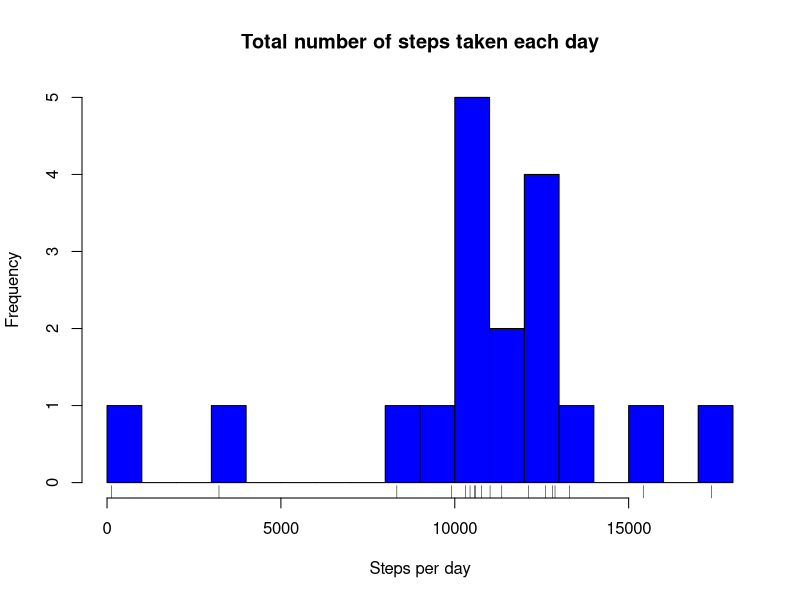
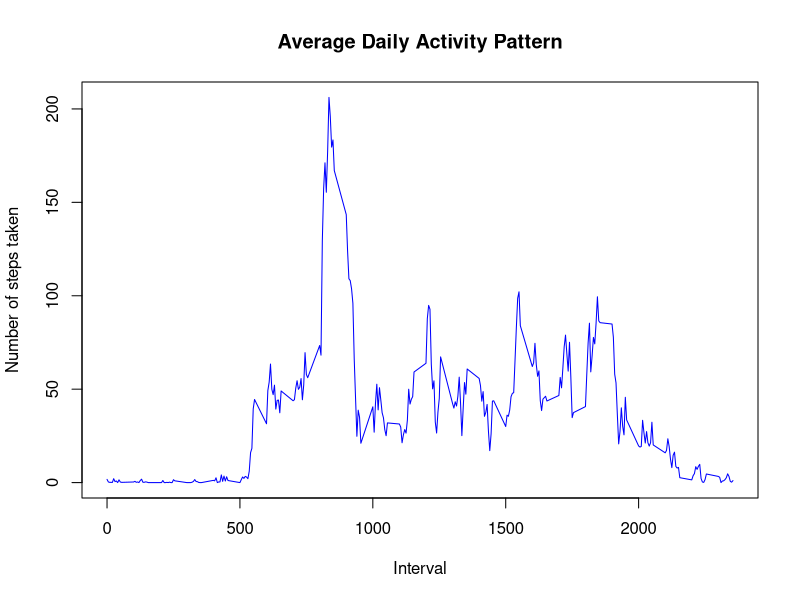
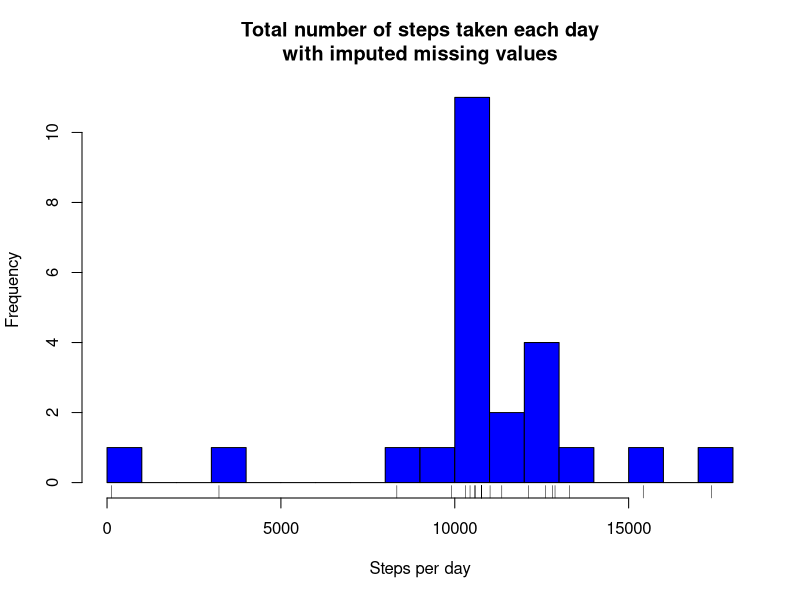
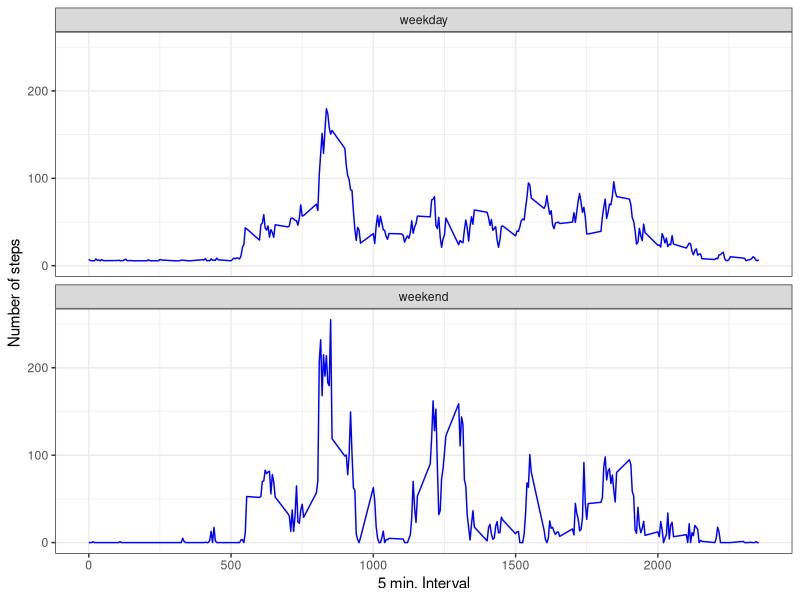

The R script that drew these images, in order:
# installing packages
install.packages("knitr")
library(knitr)

install.packages("dplyr")
library(dplyr)

install.packages("ggplot2")
library(ggplot2)

opts_chunk$set(echo = TRUE)

# creating work directory
setwd("F:/Desktop backup 19-03-2021/Research-assessmt")

# reading file
steps <- read.csv("activity - activity.csv")

# Process/transform the data into a format suitable for analysis
steps$date <- as.Date(as.character(steps$date))

# What is mean total number of steps taken per day?

# Calculate the total number of steps taken per day
daySteps <- aggregate(steps ~ date, data = steps, FUN=sum)

hist(daySteps$steps, breaks = length(daySteps$date), angle = 45, col = "blue",
     xlab = "Steps per day",
     main = "Total number of steps taken each day")
rug(daySteps$steps)

# Calculate the mean and median of the total number of steps taken per day:
summary(daySteps$steps)[3:4]

# What is the average daily activity pattern?
intervalSteps <- aggregate(steps ~ interval, data = steps, FUN=mean, na.rm=TRUE)

with( intervalSteps, plot(x = interval, y = steps, type ="l", col = "blue",
                          main = "Average Daily Activity Pattern",
                          xlab = "Interval",
                          ylab = "Number of steps taken"))

intervalSteps[which.max( intervalSteps$steps ),]

# Imputing missing values
summary(steps$steps)[7]

imputedSteps <- steps
imputedSteps[which(is.na(imputedSteps$steps)), "steps"] <- rep(mean(imputedSteps$steps, na.rm=TRUE), times=length(which(is.na(imputedSteps$steps))))

# Calculate the total number of steps taken per day
daySteps2 <- aggregate(steps ~ date, data = imputedSteps, FUN=sum)
# plot the imputed steps
hist(daySteps2$steps, breaks = length(daySteps2$date), angle = 45, col = "blue",
     xlab = "Steps per day",
     main = "Total number of steps taken each day\nwith imputed missing values")
rug(daySteps2$steps)

summary(daySteps2$steps)[3:4]

# Are there differences in activity patterns between weekdays and weekends?
# Create a new variable:
imputedSteps$daytype <- NULL
# Loop troug dataset
for(i in 1:nrow(imputedSteps)){
  # Check if weekday is 6 or 7 (Weekend)
  if(format(imputedSteps[i,2], "%u") %in% c("6","7")){
    imputedSteps[i,"daytype"] <- "weekend" 
  } else {
    imputedSteps[i,"daytype"] <- "weekday" 
  }
}
# make daytype as a factor insted as a character: 
imputedSteps$daytype <- as.factor(imputedSteps$daytype)

# aggregate mean steps  by daytype and interval
daytypeStepsInterval <- aggregate(imputedSteps$steps, 
                                  by = list(interval = imputedSteps$interval,                                                                daytype =imputedSteps$daytype),
                                  FUN=mean)


ggplot(daytypeStepsInterval, aes(x=interval, y=x)) + 
  geom_line(color="blue") + 
  facet_wrap(~ daytype, nrow=2, ncol=1) +
  labs(x="5 min. Interval", y="Number of steps")  + theme_bw()

